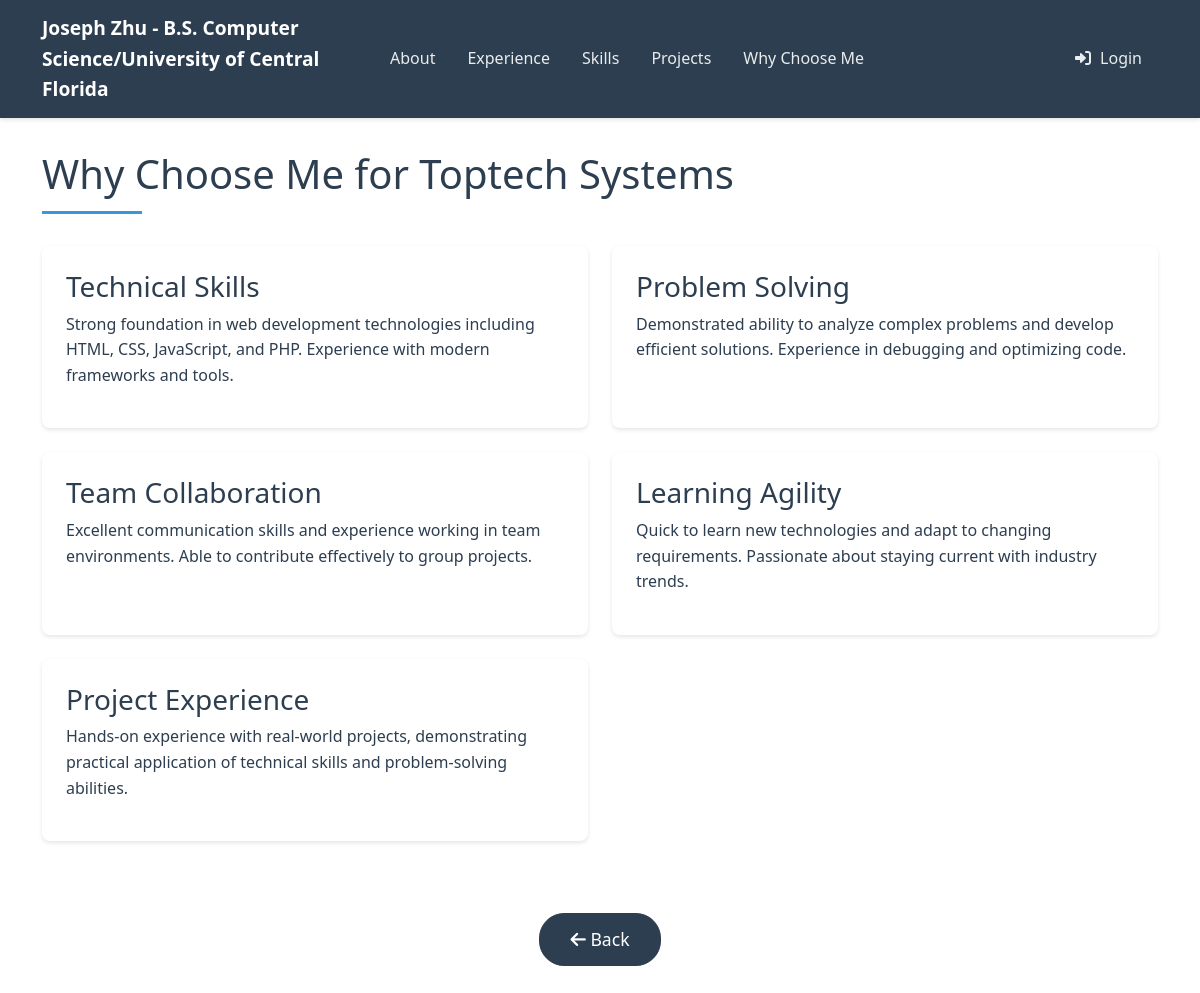
/whychooseme.php, run on the app's committed database.
### tables this page shows
CREATE TABLE IF NOT EXISTS `whychooseme` (
  `id` int(11) NOT NULL AUTO_INCREMENT,
  `title` varchar(255) NOT NULL,
  `description` text NOT NULL,
  `created_at` timestamp NOT NULL DEFAULT current_timestamp(),
  PRIMARY KEY (`id`)
);

### whychooseme.php (the view, shortened to what this page needs)
<?php
require_once 'config.php';
?>
<!DOCTYPE html>
<html lang="en">
<head>
    <link href="https://cdn.jsdelivr.net/npm/bootstrap@5.3.0/dist/css/bootstrap.min.css" rel="stylesheet">
    <link rel="stylesheet" href="https://cdnjs.cloudflare.com/ajax/libs/font-awesome/6.0.0/css/all.min.css">
    <link rel="stylesheet" href="assets/css/style.css">
</head>
<body>
    <?php include 'includes/nav.php'; ?>
    <div class="section-padding">
        <div class="container">
            <h2 class="section-title">Why Choose Me for Toptech Systems</h2>
            <div class="row" id="reasons-list">
                <?php
                $stmt = $pdo->query("SELECT * FROM whychooseme ORDER BY created_at DESC");
                while ($reason = $stmt->fetch(PDO::FETCH_ASSOC)): ?>
                    <div class="col-md-6 mb-4">
                        <div class="content-card">
                            <div class="d-flex justify-content-between align-items-start">
                                <h3><?php echo htmlspecialchars($reason['title']); ?></h3>
                            </div>
                            <p><?php echo htmlspecialchars($reason['description']); ?></p>
                        </div>
                    </div>
                <?php endwhile; ?>
            </div>
            <div class="row mt-5">
                <div class="col-12 text-center">
                    <a href="projects.php" class="btn btn-secondary btn-lg">
                        <i class="fas fa-arrow-left"></i> Back
                    </a>
                </div>
            </div>
        </div>
    </div>
</body>
</html>

### assets/css/style.css (style rules this page uses)
:root { --primary-color: #2c3e50; --secondary-color: #3498db; --accent-color: #e74c3c; --text-color: #2c3e50; --light-bg: #f8f9fa; --dark-bg: #2c3e50; }
html { scroll-behavior: smooth; }
body { font-family: 'Segoe UI', Tahoma, Geneva, Verdana, sans-serif; line-height: 1.6; color: var(--text-color); overflow-x: hidden; padding-top: 70px; }
.section-padding { padding: 80px 0; min-height: 100vh; display: flex; align-items: center; }
.section-title { font-size: 2.5rem; margin-bottom: 2rem; position: relative; padding-bottom: 1rem; }
.section-title::after { content: ''; position: absolute; bottom: 0; left: 0; width: 100px; height: 3px; background-color: var(--secondary-color); }
.btn-lg { padding: 12px 30px; font-size: 1.1rem; border-radius: 25px; transition: all 0.3s ease; }
.btn-secondary { background-color: var(--primary-color); border-color: var(--primary-color); }
.content-card { background: #fff; border-radius: 8px; padding: 1.5rem; box-shadow: 0 2px 4px rgba(0, 0, 0, 0.1); height: 100%; transition: transform 0.2s ease-in-out; position: relative; }

### data on the page
whychooseme: title "Technical Skills", description "Strong foundation in web development technologies including HTML, CSS, JavaScript, and PHP. Experience with modern frameworks and tools."
whychooseme: title "Problem Solving", description "Demonstrated ability to analyze complex problems and develop efficient solutions. Experience in debugging and optimizing code."
whychooseme: title "Team Collaboration", description "Excellent communication skills and experience working in team environments. Able to contribute effectively to group projects."
whychooseme: title "Learning Agility", description "Quick to learn new technologies and adapt to changing requirements. Passionate about staying current with industry trends."
whychooseme: title "Project Experience", description "Hands-on experience with real-world projects, demonstrating practical application of technical skills and problem-solving abilities."
